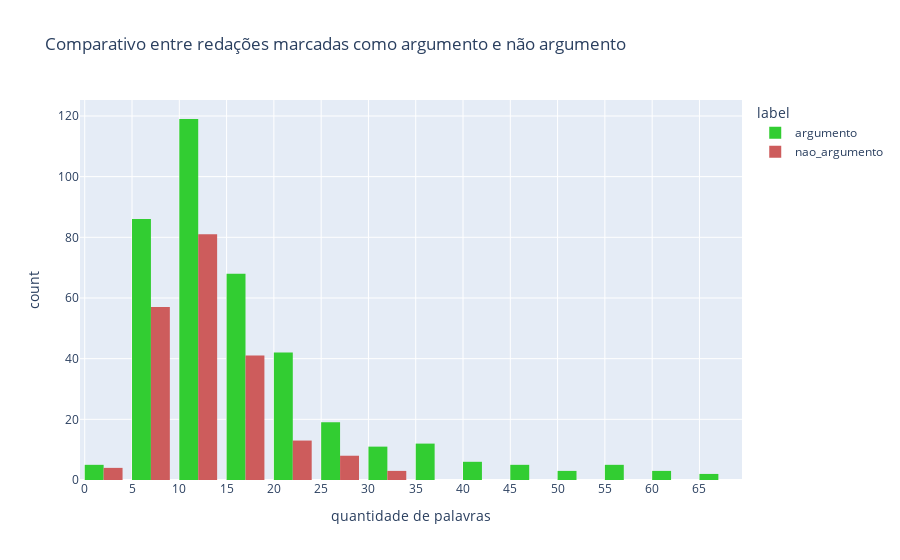

Notebook source saved alongside this figure:
### Code cell
fig = px.histogram(grouped_by_arg, x='len_text', color="label", labels={"len_text": "quantidade de palavras"}, color_discrete_sequence=["limegreen", "indianred"], nbins=20, barmode='group', title="Comparativo entre redações marcadas como argumento e não argumento")

fig.update_xaxes(
    showgrid=True,
    dtick = 5
)
fig.show()

### Figure 1 — Plotly figure (JSON) as saved in the notebook; plotly's stock layout.template omitted (floating-point values rounded to 4 significant figures; data arrays with more than 128 entries replaced by an {"elided": "..."} marker saying what was removed)
{"data": [{"alignmentgroup": "True", "bingroup": "x", "hovertemplate": "label=argumento<br>quantidade de palavras=%{x}<br>count=%{y}<extra></extra>", "legendgroup": "argumento", "marker": {"color": "limegreen"}, "name": "argumento", "nbinsx": 20, "offsetgroup": "argumento", "orientation": "v", "showlegend": true, "type": "histogram", "x": {"elided": "386 int values"}, "xaxis": "x", "yaxis": "y"}, {"alignmentgroup": "True", "bingroup": "x", "hovertemplate": "label=nao_argumento<br>quantidade de palavras=%{x}<br>count=%{y}<extra></extra>", "legendgroup": "nao_argumento", "marker": {"color": "indianred"}, "name": "nao_argumento", "nbinsx": 20, "offsetgroup": "nao_argumento", "orientation": "v", "showlegend": true, "type": "histogram", "x": {"elided": "207 int values"}, "xaxis": "x", "yaxis": "y"}], "layout": {"barmode": "group", "legend": {"title": {"text": "label"}, "tracegroupgap": 0}, "title": {"text": "Comparativo entre redações marcadas como argumento e não argumento"}, "xaxis": {"anchor": "y", "domain": [0, 1], "dtick": 5, "showgrid": true, "title": {"text": "quantidade de palavras"}}, "yaxis": {"anchor": "x", "domain": [0, 1], "title": {"text": "count"}}}}
